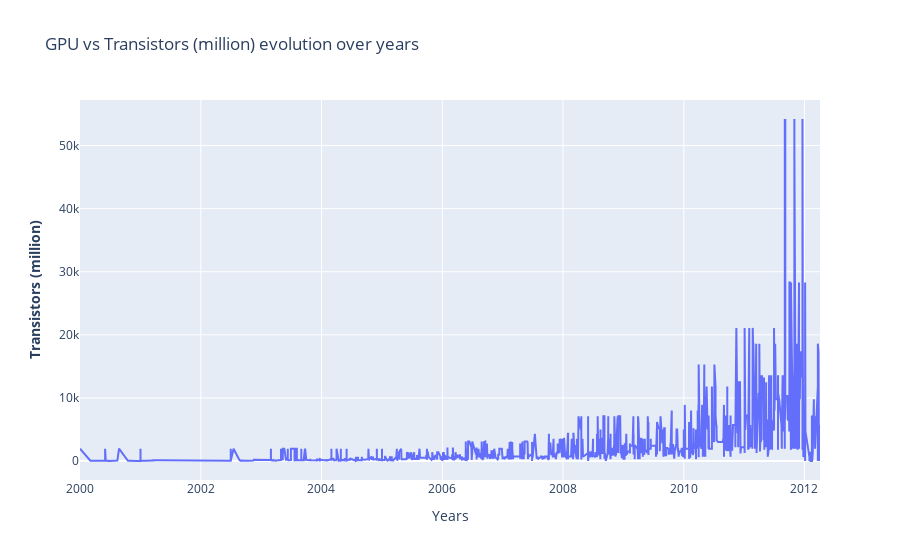
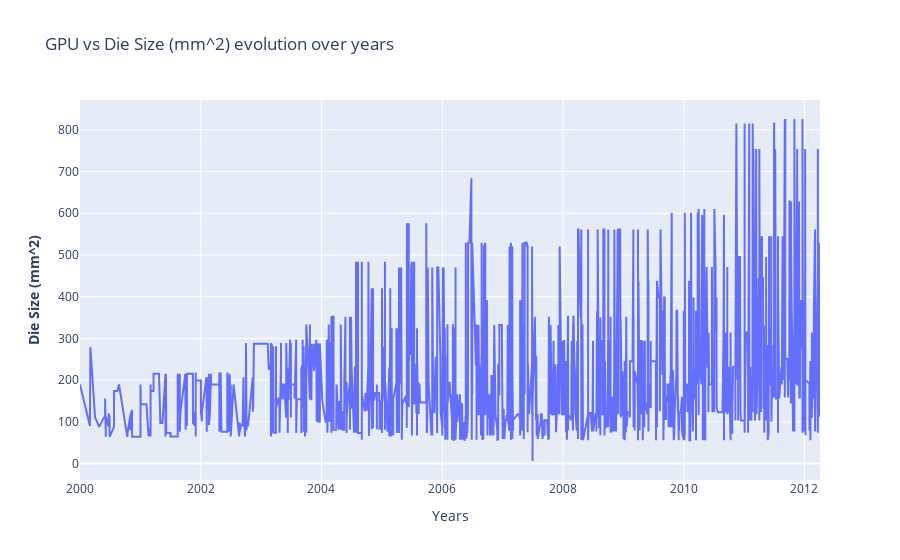

Notebook code for these charts, in order:
### Markdown cell above
#### GPU

### Code cell
fig_transistors = make_subplots()
fig_die = make_subplots()

# Add traces
fig_transistors.add_trace(
    go.Scatter(x= df_an.index, y=df_gpu["Transistors (million)"] ,name= "GPU")
)
# Add figure title
fig_transistors.update_layout(
    title_text="GPU vs Transistors (million) evolution over years"
)
# Set x-axis title
fig_transistors.update_xaxes(title_text="Years")
# Set y-axes titles
fig_transistors.update_yaxes(title_text="<b>Transistors (million)", secondary_y=False)

# Add traces
fig_die.add_trace(
    go.Scatter(x= df_an.index, y=df_gpu["Die Size (mm^2)"] ,name= "GPU")
)
# Add figure title
fig_die.update_layout(
    title_text="GPU vs Die Size (mm^2) evolution over years"
)
# Set x-axis title
fig_die.update_xaxes(title_text="Years")
# Set y-axes titles
fig_die.update_yaxes(title_text="<b>Die Size (mm^2)", secondary_y=False)

fig_transistors.show()
fig_die.show()

### Figure 1 — Plotly figure (JSON) as saved in the notebook; plotly's stock layout.template omitted (floating-point values rounded to 4 significant figures; data arrays with more than 128 entries replaced by an {"elided": "..."} marker saying what was removed)
{"data": [{"name": "GPU", "type": "scatter", "x": {"elided": "4745 str values"}, "y": {"elided": "2604 float values"}}], "layout": {"title": {"text": "GPU vs Transistors (million) evolution over years"}, "xaxis": {"anchor": "y", "domain": [0, 1], "title": {"text": "Years"}}, "yaxis": {"anchor": "x", "domain": [0, 1], "title": {"text": "<b>Transistors (million)"}}}}

### Figure 2 — Plotly figure (JSON) as saved in the notebook; plotly's stock layout.template omitted (floating-point values rounded to 4 significant figures; data arrays with more than 128 entries replaced by an {"elided": "..."} marker saying what was removed)
{"data": [{"name": "GPU", "type": "scatter", "x": {"elided": "4745 str values"}, "y": {"elided": "2604 float values"}}], "layout": {"title": {"text": "GPU vs Die Size (mm^2) evolution over years"}, "xaxis": {"anchor": "y", "domain": [0, 1], "title": {"text": "Years"}}, "yaxis": {"anchor": "x", "domain": [0, 1], "title": {"text": "<b>Die Size (mm^2)"}}}}
